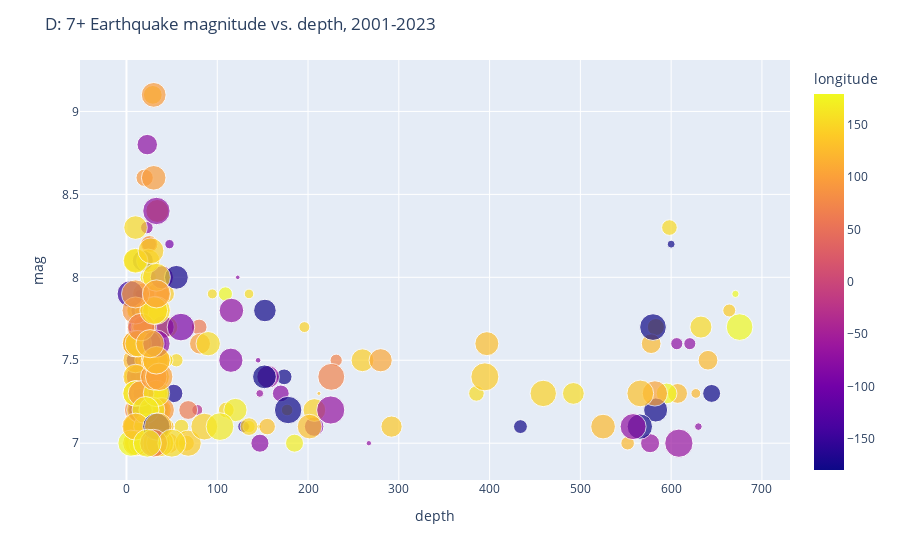

Notebook cell for this chart:
### Code cell
# >> D: SCATTER PLOT of depth vs. magnitude
#  FYI: quake columns documentation: https://earthquake.usgs.gov/data/comcat/
#  1. import plotly.express as px  (if you haven't already)
#  2. Use plotly.express to make a px.scatter plot
#    a) Call it like this:  fig = px.scatter(quake , option, option... )
#          ... we'll use the "fig" part soon to add a title.
#    b) Use X axis to be the quake depth (.depth) like this: "x=quake.depth"
#    c) Use the Y axis to be the magnitude (.mag)
#    d) Use color = the longitude from your quake data
#    e) Use size = to be the .index (which runs backwards from 2023 to 2001)
#    f) Add title: D: 7+ Earthquake magnitude vs. depth, 2001-2023
#       .. Do this AFTER the fig=px.scatter ... statement, like this:
#          fig.update_layout(title_text='...my title...');
#    g) You may need to add fig.show() to see the figure
#
#  NOTES: - mouse over the figure! highest mag = 9.1, depth 29, at 142.373 E longitude.
#         - often shallow quakes are worse, more info here:
#     https://www.businessinsider.com/ap-ap-explains-difference-between-shallow-deep-earthquakes-2016-8

fig = px.scatter(quake,
                 x = quake.depth,
                 y = quake.mag,
                 color = quake.longitude,
                 size = quake.index
)

fig.update_layout(title_text='D: 7+ Earthquake magnitude vs. depth, 2001-2023')
fig.show()

### Figure 1 — Plotly figure (JSON) as saved in the notebook; plotly's stock layout.template omitted (floating-point values rounded to 4 significant figures; data arrays with more than 128 entries replaced by an {"elided": "..."} marker saying what was removed)
{"data": [{"hovertemplate": "depth=%{x}<br>mag=%{y}<br>index=%{marker.size}<br>longitude=%{marker.color}<extra></extra>", "legendgroup": "", "marker": {"color": {"elided": "304 float values"}, "coloraxis": "coloraxis", "size": {"elided": "304 int values"}, "sizemode": "area", "sizeref": 0.7575, "symbol": "circle"}, "mode": "markers", "name": "", "orientation": "v", "showlegend": false, "type": "scatter", "x": {"elided": "304 float values"}, "xaxis": "x", "y": {"elided": "304 float values"}, "yaxis": "y"}], "layout": {"coloraxis": {"colorbar": {"title": {"text": "longitude"}}, "colorscale": [[0, "#0d0887"], [0.1111, "#46039f"], [0.2222, "#7201a8"], [0.3333, "#9c179e"], [0.4444, "#bd3786"], [0.5556, "#d8576b"], [0.6667, "#ed7953"], [0.7778, "#fb9f3a"], [0.8889, "#fdca26"], [1, "#f0f921"]]}, "legend": {"itemsizing": "constant", "tracegroupgap": 0}, "margin": {"t": 60}, "title": {"text": "D: 7+ Earthquake magnitude vs. depth, 2001-2023"}, "xaxis": {"anchor": "y", "domain": [0, 1], "title": {"text": "depth"}}, "yaxis": {"anchor": "x", "domain": [0, 1], "title": {"text": "mag"}}}}
